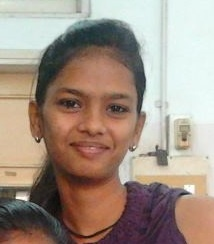
#> input picture Dataset/train/without_mask/105.jpg, 214 x 244 px; its folder holds 4 pictures in this run
$ python face_with_out_mask_detection.py
#> lines starting #> are read from the running program, lines starting #| are printed output that depends on the picture
# -*- coding: utf-8 -*-
"""
Created on Mon May 24 23:52:02 2021

@author: HASHIB
"""
import glob
import cv2
import numpy as np
import matplotlib.pyplot as plt

#Collect Face data with and Without Mask
#Read the mask image

path = glob.glob("C:/Users/HASHIB/Desktop/Face detections/FaceMaskdetection/Dataset/train/without_mask/*.jpg")
without_mask = []
haar_data = cv2.CascadeClassifier('haarcascade_frontalface_default.xml')

for image in path:
     n = cv2.imread(image)
#> n is the input picture: shape (244, 214, 3); mean B, G, R 132.7, 145.4, 162
     without_mask.append(n)
length = len(without_mask)

data =[]
for img in without_mask:

        faces = haar_data.detectMultiScale(img)
        for x,y,w,h in faces:
          cv2.rectangle(img, (x,y), (x+w,y+h), (255, 0, 255), 4)

          face = img[y:y+h, x:x+w, :]
          face = cv2.resize(face, (50,50))
        if len(data) < length:
              data.append(face)
        #cv2.imshow("Result", img)
        if cv2.waitKey(2) == 27 or len(data) >= length:
                  break
#> this loop made 1 pass; (key Esc is pressed on pass 1)
cv2.destroyAllWindows()

#if len(data) == length:
 #np.save('Training_Data_WithOut_mask.npy',data)
plt.imshow(data[0])
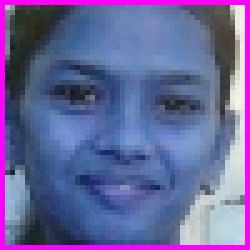
#> shown: shape (50, 50, 3) (shown 5 times larger); mean R, G, B 103.3, 101.5, 155.1
